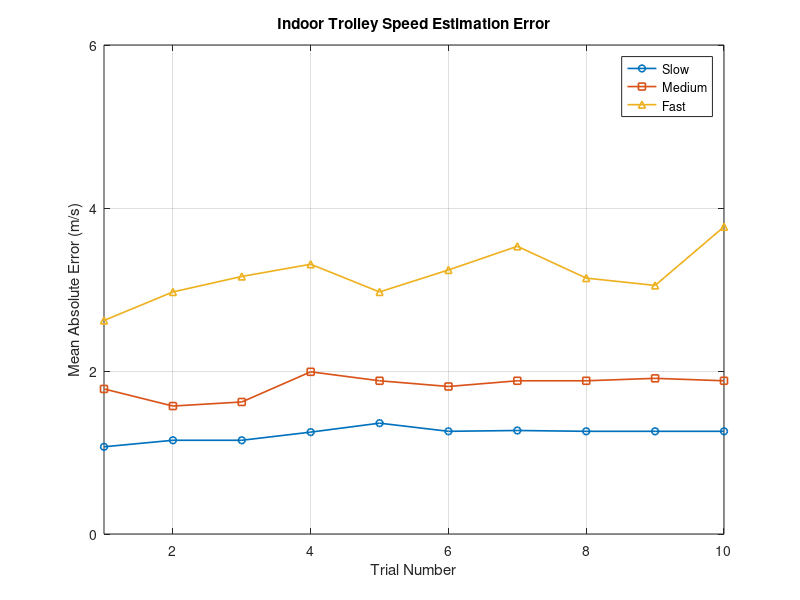
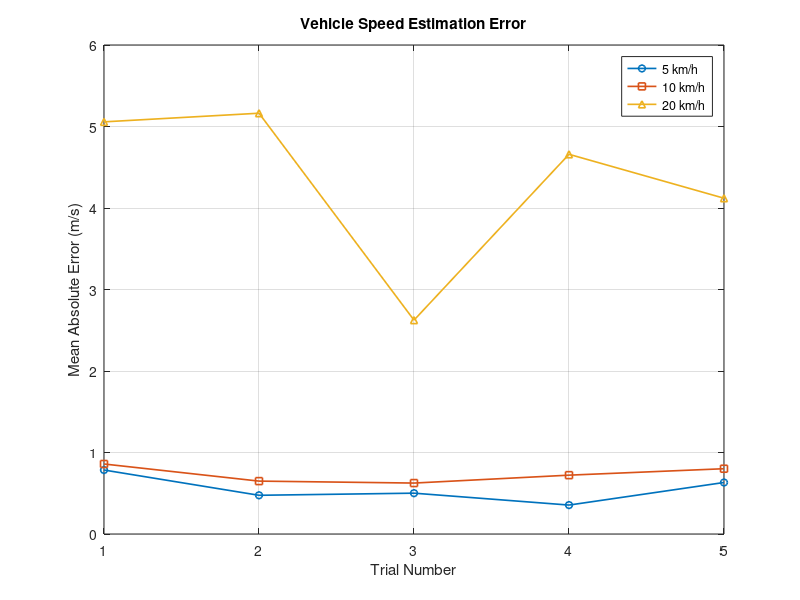

Source code (MATLAB) for these figures, in order:
% Bronwyn Biggs BGGBRO002 -- in partial fulfulment of a EEE4022S research project
% Graph plotter for MAE values over different speed categroies

%% MAE Analysis: Indoor Trolley and Vehicle Tests
clear; clc; close all;

%% 1. Indoor trolley tests
% Enter the MAE for each of the 10 trials in each category (m/s).
maeSlow   = [1.07 1.15 1.15 1.25 1.36 1.26 1.27 1.26 1.26 1.26];
maeMedium = [1.78 1.57 1.62 1.99 1.88 1.81 1.88 1.88 1.91 1.88];
maeFast   = [2.62 2.97 3.16 3.31 2.97 3.24 3.53 3.14 3.05 3.77];

figure('Color','w');
hold on;

plot(1:numel(maeSlow), maeSlow, '-o', ...
    'LineWidth',1.2,'MarkerSize',5);

plot(1:numel(maeMedium), maeMedium, '-s', ...
    'LineWidth',1.2,'MarkerSize',5);

plot(1:numel(maeFast), maeFast, '-^', ...
    'LineWidth',1.2,'MarkerSize',5);

xlabel('Trial Number');
ylabel('Mean Absolute Error (m/s)');
title('Indoor Trolley Speed Estimation Error');

legend('Slow','Medium','Fast','Location','best');
ylim([0 6]);
xlim([1 10]);
xticks(2:2:10);
yticks(0:2:6);
grid on;
box on;
hold off;


%% 2. Vehicle tests — three horizontal subplots

% Enter the MAE values for each vehicle test (m/s).
maeVehicle5  = [0.785 0.475 0.501 0.355 0.632];  % 5 km/h tests
maeVehicle10 = [0.859 0.649 0.625 0.722 0.801];  % 10 km/h tests
maeVehicle20 = [5.057 5.163 2.624 4.659 4.120];  % 20 km/h tests

%% Vehicle tests — single plot with three lines

figure('Color','w');
hold on;

plot(1:numel(maeVehicle5), maeVehicle5, '-o', ...
    'LineWidth',1.2,'MarkerSize',5);

plot(1:numel(maeVehicle10), maeVehicle10, '-s', ...
    'LineWidth',1.2,'MarkerSize',5);

plot(1:numel(maeVehicle20), maeVehicle20, '-^', ...
    'LineWidth',1.2,'MarkerSize',5);

xlabel('Trial Number');
ylabel('Mean Absolute Error (m/s)');
title('Vehicle Speed Estimation Error');

legend('5 km/h','10 km/h','20 km/h','Location','best');

grid on;
box on;
hold off;
